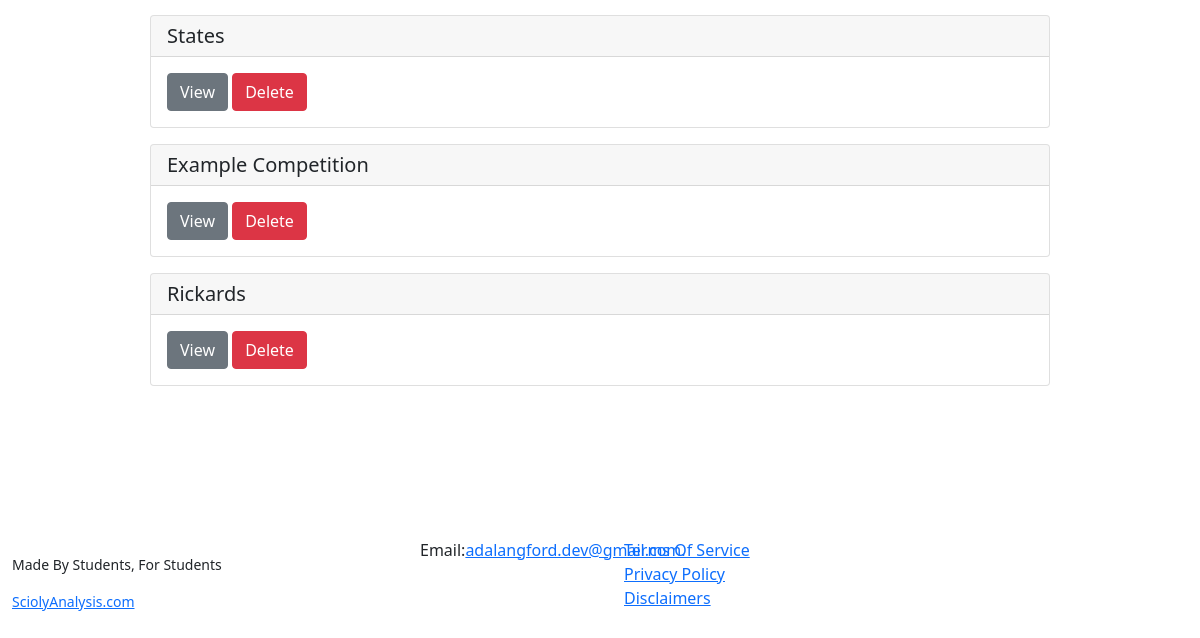
The app's page /generation/ (signed in, lower part), older data.
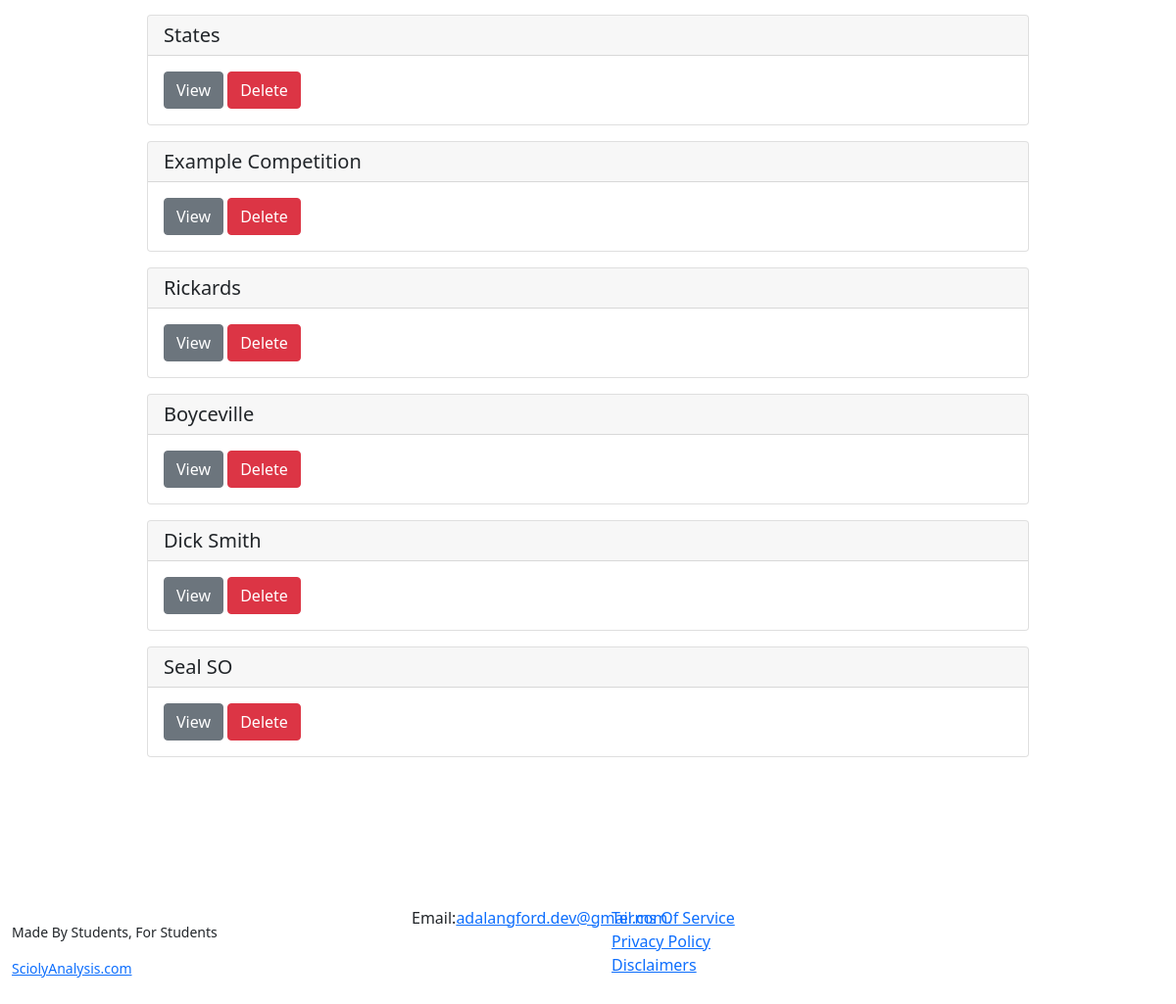
The same page, newer data.
### generation/models.py (models this page shows, shortened)
class GeneratedCompetitionSettings(models.Model):
    user = models.ForeignKey(User, on_delete=models.CASCADE)
    date = models.DateTimeField(auto_now=True,auto_now_add=False)
    name = models.CharField(max_length=200)
    notes = models.CharField(max_length=500, blank=True)
    max_events_per_member = models.PositiveIntegerField()
    min_events_per_member = models.PositiveIntegerField()
    skill_vs_preferences = models.FloatField()
    max_num_of_build_events_per_member = models.PositiveIntegerField(default=2)

### generation/views.py (the view)
# urls.py: path('', views.generatedCompetitionsListView, name='generatedCompetitionsListView'),
@login_required
def generatedCompetitionsListView(request):
    generated_competitions_list = GeneratedCompetitionSettings.objects.filter(user=request.user.id)
    context = {
        "generated_competitions_list":generated_competitions_list,
    }
    return render(request, "generation/generated_competition_list_view.html", context)

### generation/templates/generation/generated_competition_list_view.html (shortened to what this page needs)
    {% extends 'main.html' %}
    {% block bodycontent %}
        {% for c in generated_competitions_list %}
            <div class="card w-75 mx-auto my-3">
                <h5 class="card-header">{{c.name}}</h5>
                <div class="card-body">
                    <a href="{% url 'generatedCompetitionSettingsView' pk=c.id %}" class="btn btn-secondary">View</a>
                    <a href="{% url 'generatedCompetitionsDeleteView' pk=c.id %}" class="btn btn-danger">Delete</a>
                </div>
            </div>
        {% endfor %}
    {% endblock%}

### templates/sciolysite/main.html (shortened to what this page needs)
{% load static %}
<!DOCTYPE html>
<html lang="en">
    <head>
        <link rel="stylesheet" href="https://cdn.jsdelivr.net/npm/bootstrap@4.0.0/dist/css/bootstrap.min.css">
        <link href="https://cdn.jsdelivr.net/npm/bootstrap@5.0.2/dist/css/bootstrap.min.css" rel="stylesheet">
    </head>
    <body>
        {% block bodycontent %}
        {% endblock bodycontent %}
        {% include "footer.html" %}
    </body>
</html>

### templates/sciolysite/navbar.html (shortened to what this page needs)
{% load static %}

### templates/sciolysite/footer.html
   <br><br>
   <footer class="w-100 py-4 flex-shrink-0">
    <div class="container-fluid py-4">
        <div class="row gy-4 gx-5">
            <div class="col-lg-4 col-md-6">
                <h5 class="h1 text-white">SciolyAnalysis</h5>
                <p class="small">Made By Students, For Students</p>
                <p class="small mb-0"><a href="#">SciolyAnalysis.com</a></p>
            </div>
            <div class="col-lg-2 col-md-6">
                <h5 class="text-white mb-3">Contact</h5>
                <ul class="list-unstyled">
                    <li>Email:<a href="mailto:adalangford.dev@gmail.com">adalangford.dev@gmail.com.</a></li>
                </ul>
            </div>
            <div class="col-lg-2 col-md-6">
                <h5 class="text-white mb-3">Info</h5>
                <ul class="list-unstyled">
                    <li><a href="{% url 'termsOfService' %}">Terms Of Service</a></li>
                    <li><a href="{% url 'privacyPolicy' %}">Privacy Policy</a></li>
                    <li><a href="{% url 'disclaimers' %}">Disclaimers</a></li>
                </ul>
            </div>
        </div>
    </div>
</footer>

Row changes from the older to the newer data that the page shows:
added GeneratedCompetitionSettings: name "Boyceville"
added GeneratedCompetitionSettings: name "Dick Smith"
added GeneratedCompetitionSettings: name "Seal SO"
